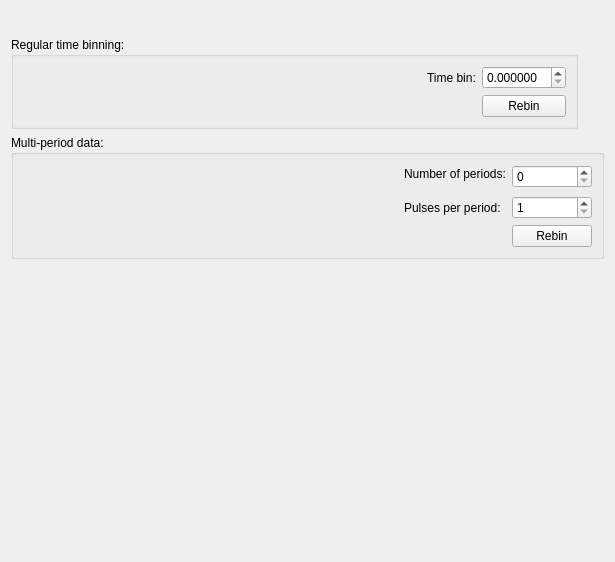
<?xml version="1.0" encoding="UTF-8"?>
<ui version="4.0">
 <class>EnggDiffractionQtTabPreproc</class>
 <widget class="QWidget" name="EnggDiffractionQtTabPreproc">
  <property name="geometry">
   <rect>
    <x>0</x>
    <y>0</y>
    <width>615</width>
    <height>562</height>
   </rect>
  </property>
  <property name="windowTitle">
   <string>Form</string>
  </property>
  <layout class="QGridLayout" name="gridLayout_3">
   <item row="0" column="0" colspan="2">
    <layout class="QHBoxLayout" name="horizontalLayout_9">
     <item>
      <widget class="QLabel" name="label_cropped_run_num">
       <property name="text">
        <string/>
       </property>
      </widget>
     </item>
     <item>
      <spacer name="horizontalSpacer_7">
       <property name="orientation">
        <enum>Qt::Horizontal</enum>
       </property>
       <property name="sizeHint" stdset="0">
        <size>
         <width>98</width>
         <height>20</height>
        </size>
       </property>
      </spacer>
     </item>
     <item>
      <widget class="MantidQt::MantidWidgets::MWRunFiles" name="lineEdit_cropped_run_num" native="true">
       <property name="text" stdset="0">
        <string/>
       </property>
       <property name="readOnly" stdset="0">
        <bool>false</bool>
       </property>
       <property name="label" stdset="0">
        <string>Run #:</string>
       </property>
       <property name="multipleFiles" stdset="0">
        <bool>true</bool>
       </property>
      </widget>
     </item>
    </layout>
   </item>
   <item row="1" column="0">
    <widget class="QGroupBox" name="groupBox">
     <property name="title">
      <string>Regular time binning:</string>
     </property>
     <layout class="QGridLayout" name="gridLayout">
      <item row="0" column="0">
       <spacer name="horizontalSpacer">
        <property name="orientation">
         <enum>Qt::Horizontal</enum>
        </property>
        <property name="sizeHint" stdset="0">
         <size>
          <width>381</width>
          <height>20</height>
         </size>
        </property>
       </spacer>
      </item>
      <item row="0" column="1">
       <widget class="QLabel" name="label">
        <property name="text">
         <string>Time bin:</string>
        </property>
       </widget>
      </item>
      <item row="0" column="2">
       <widget class="QDoubleSpinBox" name="doubleSpinBox">
        <property name="decimals">
         <number>6</number>
        </property>
        <property name="singleStep">
         <double>0.000001000000000</double>
        </property>
       </widget>
      </item>
      <item row="1" column="2">
       <widget class="QPushButton" name="pushButton_rebin_time">
        <property name="text">
         <string>Rebin</string>
        </property>
       </widget>
      </item>
      <item row="1" column="0" colspan="2">
       <spacer name="horizontalSpacer_2">
        <property name="orientation">
         <enum>Qt::Horizontal</enum>
        </property>
        <property name="sizeHint" stdset="0">
         <size>
          <width>443</width>
          <height>21</height>
         </size>
        </property>
       </spacer>
      </item>
     </layout>
    </widget>
   </item>
   <item row="2" column="0" colspan="2">
    <widget class="QGroupBox" name="groupBox_2">
     <property name="title">
      <string>Multi-period data:</string>
     </property>
     <layout class="QGridLayout" name="gridLayout_2">
      <item row="0" column="0">
       <spacer name="horizontalSpacer_4">
        <property name="orientation">
         <enum>Qt::Horizontal</enum>
        </property>
        <property name="sizeHint" stdset="0">
         <size>
          <width>342</width>
          <height>20</height>
         </size>
        </property>
       </spacer>
      </item>
      <item row="0" column="1">
       <widget class="QLabel" name="label_3">
        <property name="text">
         <string>Number of periods:</string>
        </property>
       </widget>
      </item>
      <item row="0" column="2" rowspan="2">
       <widget class="QSpinBox" name="spinBox"/>
      </item>
      <item row="1" column="0" rowspan="2">
       <spacer name="horizontalSpacer_5">
        <property name="orientation">
         <enum>Qt::Horizontal</enum>
        </property>
        <property name="sizeHint" stdset="0">
         <size>
          <width>342</width>
          <height>20</height>
         </size>
        </property>
       </spacer>
      </item>
      <item row="2" column="1">
       <widget class="QLabel" name="label_2">
        <property name="text">
         <string>Pulses per period:</string>
        </property>
       </widget>
      </item>
      <item row="2" column="2">
       <widget class="QSpinBox" name="spinBox_2">
        <property name="minimum">
         <number>1</number>
        </property>
        <property name="maximum">
         <number>999999999</number>
        </property>
       </widget>
      </item>
      <item row="3" column="0" colspan="2">
       <spacer name="horizontalSpacer_3">
        <property name="orientation">
         <enum>Qt::Horizontal</enum>
        </property>
        <property name="sizeHint" stdset="0">
         <size>
          <width>468</width>
          <height>20</height>
         </size>
        </property>
       </spacer>
      </item>
      <item row="3" column="2">
       <widget class="QPushButton" name="pushButton_rebin_multiperiod">
        <property name="text">
         <string>Rebin</string>
        </property>
       </widget>
      </item>
     </layout>
    </widget>
   </item>
   <item row="3" column="1">
    <spacer name="verticalSpacer">
     <property name="orientation">
      <enum>Qt::Vertical</enum>
     </property>
     <property name="sizeHint" stdset="0">
      <size>
       <width>20</width>
       <height>291</height>
      </size>
     </property>
    </spacer>
   </item>
  </layout>
 </widget>
 <customwidgets>
  <customwidget>
   <class>MantidQt::MantidWidgets::MWRunFiles</class>
   <extends>QWidget</extends>
   <header>MantidQtMantidWidgets/MWRunFiles.h</header>
  </customwidget>
 </customwidgets>
 <resources/>
 <connections/>
</ui>
